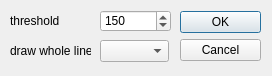
<?xml version="1.0" encoding="UTF-8"?>
<ui version="4.0">
 <class>HoughLinesDialog</class>
 <widget class="QDialog" name="HoughLinesDialog">
  <property name="geometry">
   <rect>
    <x>0</x>
    <y>0</y>
    <width>272</width>
    <height>76</height>
   </rect>
  </property>
  <property name="windowTitle">
   <string>Hough Lines Detection</string>
  </property>
  <property name="windowIcon">
   <iconset resource="../../../res/icons.qrc">
    <normaloff>:/icons/icons/videodisplay.png</normaloff>:/icons/icons/videodisplay.png</iconset>
  </property>
  <widget class="QDialogButtonBox" name="buttonBox">
   <property name="geometry">
    <rect>
     <x>180</x>
     <y>10</y>
     <width>81</width>
     <height>51</height>
    </rect>
   </property>
   <property name="orientation">
    <enum>Qt::Vertical</enum>
   </property>
   <property name="standardButtons">
    <set>QDialogButtonBox::Cancel|QDialogButtonBox::Ok</set>
   </property>
   <property name="centerButtons">
    <bool>true</bool>
   </property>
  </widget>
  <widget class="QLabel" name="label_3">
   <property name="geometry">
    <rect>
     <x>10</x>
     <y>10</y>
     <width>71</width>
     <height>21</height>
    </rect>
   </property>
   <property name="text">
    <string>threshold</string>
   </property>
  </widget>
  <widget class="QSpinBox" name="sB_theshold">
   <property name="geometry">
    <rect>
     <x>100</x>
     <y>10</y>
     <width>71</width>
     <height>22</height>
    </rect>
   </property>
   <property name="minimum">
    <number>0</number>
   </property>
   <property name="maximum">
    <number>255</number>
   </property>
   <property name="value">
    <number>150</number>
   </property>
  </widget>
  <widget class="QLabel" name="label">
   <property name="geometry">
    <rect>
     <x>10</x>
     <y>40</y>
     <width>81</width>
     <height>21</height>
    </rect>
   </property>
   <property name="text">
    <string>draw whole lines</string>
   </property>
  </widget>
  <widget class="QComboBox" name="cb_draw_whole_lines">
   <property name="geometry">
    <rect>
     <x>100</x>
     <y>40</y>
     <width>69</width>
     <height>22</height>
    </rect>
   </property>
  </widget>
 </widget>
 <resources>
  <include location="../../../res/icons.qrc"/>
 </resources>
 <connections>
  <connection>
   <sender>buttonBox</sender>
   <signal>accepted()</signal>
   <receiver>HoughLinesDialog</receiver>
   <slot>accept()</slot>
   <hints>
    <hint type="sourcelabel">
     <x>180</x>
     <y>35</y>
    </hint>
    <hint type="destinationlabel">
     <x>113</x>
     <y>50</y>
    </hint>
   </hints>
  </connection>
  <connection>
   <sender>buttonBox</sender>
   <signal>rejected()</signal>
   <receiver>HoughLinesDialog</receiver>
   <slot>reject()</slot>
   <hints>
    <hint type="sourcelabel">
     <x>180</x>
     <y>35</y>
    </hint>
    <hint type="destinationlabel">
     <x>113</x>
     <y>50</y>
    </hint>
   </hints>
  </connection>
 </connections>
</ui>
